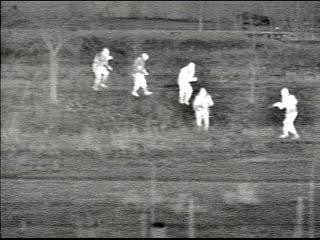
#> input picture figure2.jpg, 320 x 240 px
$ python main.py
#> lines starting #> are read from the running program, lines starting #| are printed output that depends on the picture; after the words box and inside, x2 and y2 are one past the last pixel; in counts of white or black regions, pixels touching at a corner belong together
from PIL import Image
import numpy as np
from skimage import filters, morphology, measure
import matplotlib.pyplot as plt


image = np.array(Image.open('figure2.jpg'))
#> image is the input picture: shape (240, 320, 3); mean R, G, B 112, 112.6, 109.8


gray_image = np.mean(image, axis=2)


white_threshold = 180
binary_image = gray_image > white_threshold
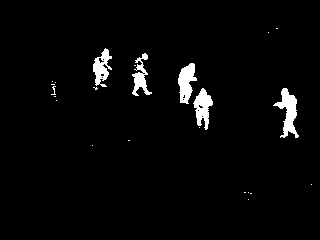
#> binary_image: shape (240, 320) bool; 3% white; 23 white regions (18 under 20 px), largest, box (x1, y1, x2, y2) and area: (273, 88, 299, 138) 566, (178, 63, 197, 104) 474, (193, 88, 213, 130) 452, (93, 48, 112, 87) 390, (132, 53, 152, 96) 359


binary_image = morphology.remove_small_objects(binary_image, min_size=100)
#> binary_image: shape (240, 320) bool; 2.9% white; 5 white regions, box (x1, y1, x2, y2) and area: (273, 88, 299, 138) 566, (178, 63, 197, 104) 474, (193, 88, 213, 130) 452, (93, 48, 112, 86) 375, (132, 53, 152, 96) 356


labeled_image = measure.label(binary_image)
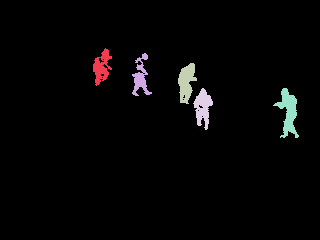
#> labeled_image: shape (240, 320) int32; 6 distinct labels, from 0 to 5; one colour per label, 0 black


num_persons = 0
for region in measure.regionprops(labeled_image):
    if region.area > 100:
        num_persons += 1
        minr, minc, maxr, maxc = region.bbox
        rect = plt.Rectangle((minc, minr), maxc - minc, maxr - minr, fill=False, edgecolor='red', linewidth=2)
        plt.gca().add_patch(rect)
#> this loop made 5 passes
#> (minr, minc, maxr, maxc) on passes 1 to 5: (48, 93, 86, 112), (53, 132, 96, 152), (63, 178, 104, 197), (88, 193, 130, 213), (88, 273, 138, 299)
#> after the loop, num_persons = 5


plt.imshow(image)
plt.title('Image with Bounding Boxes')
plt.axis('off')
plt.show()
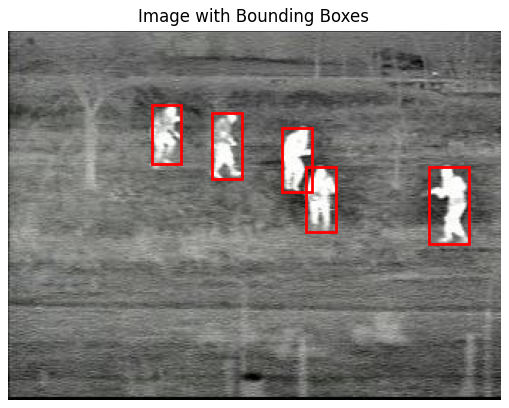
#> figure drawn by matplotlib, 1 panel

print("Number of persons detected:", num_persons)
#| Number of persons detected: 5
